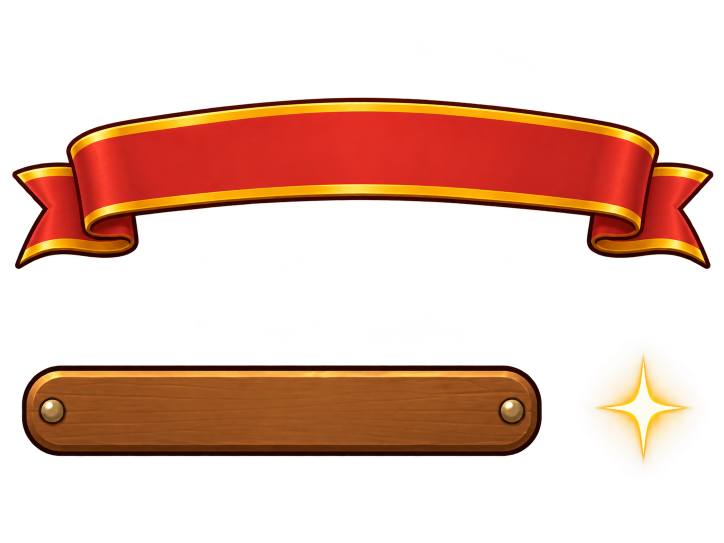
#> input picture Docs/art/ui/offer-kit/sheets/K1.png, 1448 x 1086 px, found by its file name (shown at 1/2 size)
$ python kit.py
#> lines starting #> are read from the running program, lines starting #| are printed output that depends on the picture; after the words box and inside, x2 and y2 are one past the last pixel; in counts of white or black regions, pixels touching at a corner belong together
from PIL import Image
R='/home/ladis/Proyectos/Codigames/kingdom-art/'
S=R+'Docs/art/ui/offer-kit/sheets/'
O=R+'src/ui/assets/'
def trim(im, thr=8):
    a=im.getchannel('A').point(lambda v:255 if v>thr else 0)
    return im.crop(a.getbbox())
k1=Image.open(S+'K1.png').convert('RGBA'); W,H=k1.size
#> further down, k1 is the input picture: PIL image 1448x1086 RGBA; mean R, G, B, A 59.7, 25.3, 9.1, 77
#> after `W, H = k1.size`: W = 1448; H = 1086
rib=trim(k1.crop((0,0,W,620)))
#> in trim, `a=im.getchannel('A').point(lambda v:255 if v>thr else 0)`:
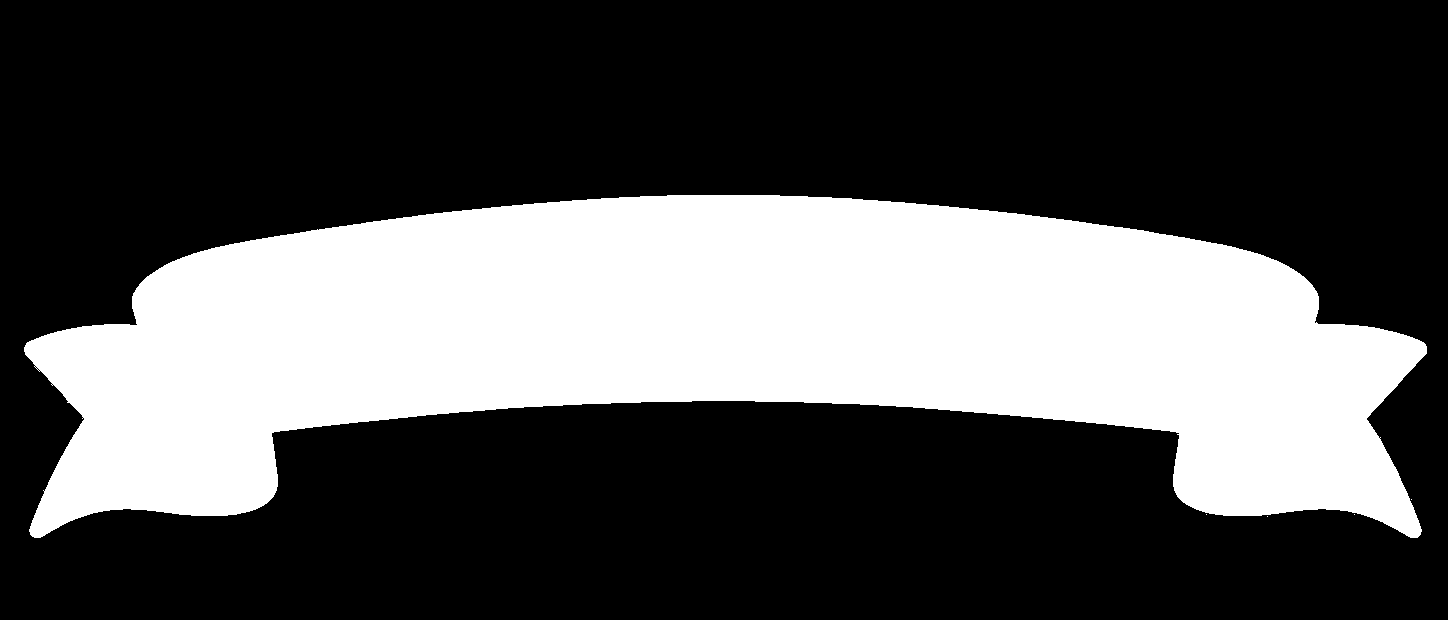
#> a: PIL image 1448x620 L; 32% white; 5 white regions (4 under 20 px), largest, box (x1, y1, x2, y2) and area: (24, 195, 1427, 538) 287145
plq=trim(k1.crop((0,620,1150,H)))
#> in trim (call 2), `a=im.getchannel('A').point(lambda v:255 if v>thr else 0)`: a: PIL image 1150x466 L; 34.5% white; 2 white regions (1 under 20 px), largest, box (x1, y1, x2, y2) and area: (43, 110, 1084, 293) 185038
spk=trim(k1.crop((1150,620,W,H)),2)
#> in trim (call 3), `a=im.getchannel('A').point(lambda v:255 if v>thr else 0)`: a: PIL image 298x466 L; 31.6% white; 42 white regions (41 under 20 px), largest, box (x1, y1, x2, y2) and area: (7, 62, 266, 332) 43775
def fitw(im,w): return im.resize((w,round(im.height*w/im.width)),Image.LANCZOS)
#> called with w = 1024
#> returned value: PIL image 1024x250 RGBA
fitw(rib,1024).save(O+'offer-ribbon.png',optimize=True)
fitw(plq,512).save(O+'offer-plaque.png',optimize=True)
s=128*0.96/max(spk.size); sp=spk.resize((round(spk.width*s),round(spk.height*s)),Image.LANCZOS)
#> after `s = 128 * 0.96 / max(spk.size)`: s = 0.452
c=Image.new('RGBA',(128,128),(0,0,0,0)); c.paste(sp,((128-sp.width)//2,(128-sp.height)//2)); c.save(O+'sparkle.png',optimize=True)
#> after `c = Image.new('RGBA', (128, 128), (0, 0, 0, 0))`: c: PIL image 128x128 RGBA; every value is 0
#> after `c.paste(sp, ((128 - sp.width) // 2, (128 - sp.height) // 2))`:
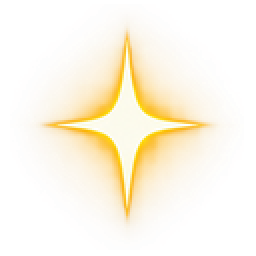
#> c: PIL image 128x128 RGBA (shown 2 times larger); mean R, G, B, A 142, 95.3, 23.9, 37.5; transparent parts drawn white
k2=Image.open(S+'K2.png').convert('RGBA'); W,H=k2.size
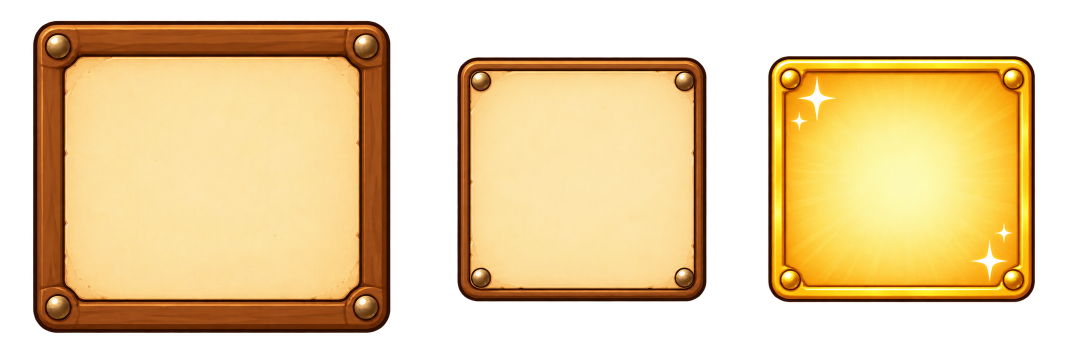
#> input picture Docs/art/ui/offer-kit/sheets/K2.png, 2172 x 724 px, found by its file name (shown at 1/2 size)
#> further down, k2 is the input picture: PIL image 2172x724 RGBA; mean R, G, B, A 132.7, 107.1, 61.5, 152
#> after `W, H = k2.size`: W = 2172; H = 724
fr=trim(k2.crop((0,0,850,H))); t=trim(k2.crop((850,0,1475,H))); g=trim(k2.crop((1475,0,W,H)))
#> in trim (call 4), `a=im.getchannel('A').point(lambda v:255 if v>thr else 0)`: a: PIL image 850x724 L; 72.4% white; 1 black region, box (x1, y1, x2, y2) and area: (0, 0, 850, 724) 170114
#> in trim (call 5), `a=im.getchannel('A').point(lambda v:255 if v>thr else 0)`: a: PIL image 625x724 L; 53.7% white; 1 black region, box (x1, y1, x2, y2) and area: (0, 0, 625, 724) 209391
#> in trim (call 6), `a=im.getchannel('A').point(lambda v:255 if v>thr else 0)`:
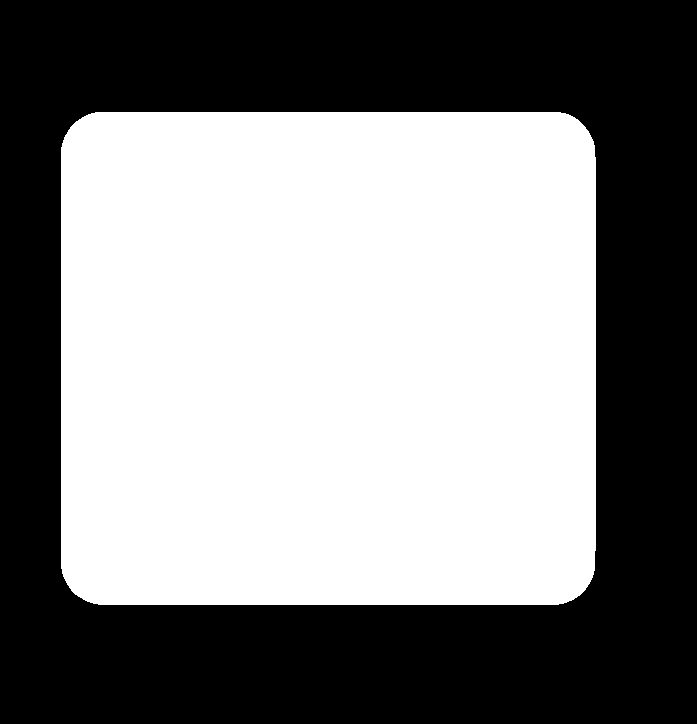
#> a: PIL image 697x724 L; 52% white; 1 black region, box (x1, y1, x2, y2) and area: (0, 0, 697, 724) 242472
#> in trim (call 6), `return im.crop(a.getbbox())`:
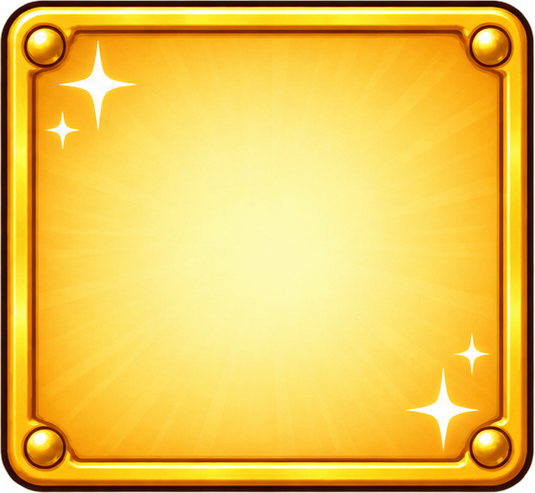
#> returned value: PIL image 535x493 RGBA; mean R, G, B, A 233.7, 192.4, 74.4, 249.7; transparent parts drawn white
print('raw sizes', rib.size, plq.size, spk.size, fr.size, t.size, g.size)
#| raw sizes (1403, 343) (1041, 183) (259, 272) (717, 625) (500, 490) (535, 493)
fr.resize((512,512),Image.LANCZOS).save(O+'offer-frame.png',optimize=True)
t.resize((256,256),Image.LANCZOS).save(O+'offer-tile.png',optimize=True)
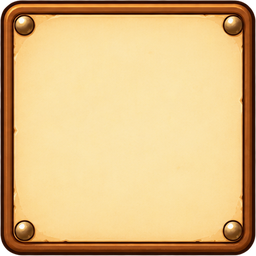
#> saved as offer-tile.png: PIL image 256x256 RGBA; mean R, G, B, A 218.5, 183, 125.7, 249.3; transparent parts drawn white
g.resize((256,256),Image.LANCZOS).save(O+'offer-tile-gold.png',optimize=True)
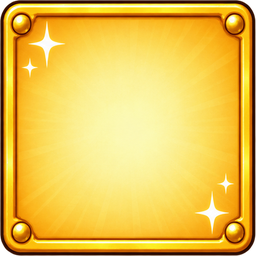
#> saved as offer-tile-gold.png: PIL image 256x256 RGBA; mean R, G, B, A 232.4, 191.3, 74, 249.8; transparent parts drawn white
